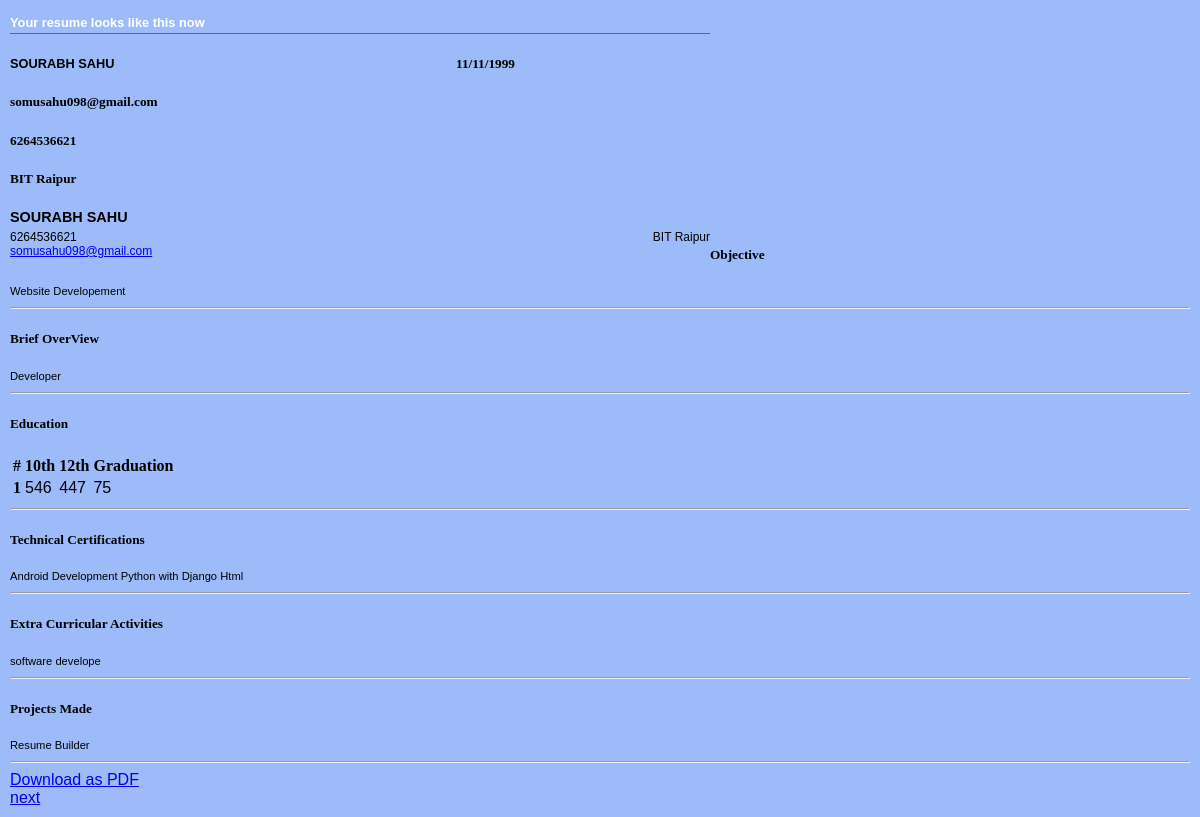
Screenshot of /resumo/template/1 with the database file from the repository.
### main_app/models.py (models this page shows, shortened)
class Student(models.Model):
    username = models.ForeignKey(User, on_delete=models.CASCADE)
    name = models.CharField(verbose_name="Full Name", max_length=200)
    dob = models.CharField(verbose_name="Date Of Birth", max_length=200)
    email_id = models.EmailField(verbose_name="Email ID", max_length=200)
    mobile_no = models.CharField(validators=[RegexValidator("^0?[5-9]{1}\d{9}$")],max_length=20, null = True)
    address = models.TextField(verbose_name="Address")
    objective = models.TextField(verbose_name="Objective")
    brief_overview = models.TextField(verbose_name="Brief Overview")
    tenth_marks = models.PositiveIntegerField(verbose_name="10 Marks")
    twe_marks = models.PositiveIntegerField(verbose_name="12 Marks")
    gradu_agg = models.PositiveIntegerField(verbose_name="Graduation Aggregate Marks")
    tech_certi = models.TextField(verbose_name="Technical Certifications")
    extra_curri = models.TextField("Extra Curricular Activities")
    project = models.TextField("Projects Made")

### main_app/views.py (the view)
# urls.py: path('template/<int:pk>', views.TemplateDetailView.as_view()),
class TemplateDetailView(DetailView):
    model = Student

### main_app/templates/main_app/student_detail.html (shortened to what this page needs)
{% load static %}
{% block content %}
<html>
    <head>
        <link rel="stylesheet" type="text/css" href="{{ MEDIA_URL }}css/resume.css" />
    </head>
    <body>
    <div class="container">
        <div class="row my-5 d-flex justify-content-center" id="hidediv">
            <h2 style="color: white">Your resume looks like this now</h2>
        </div>
        <div>
            <div class="col-12">
                <div class="row div_des">
                    <div class="col-sm-6">
                        <h3>{{ object.name }}</h3>
                        <h5>{{ object.dob }}</h5>
                        <h5>{{ object.email_id }}</h5>
                        <h5>{{ object.mobile_no }}</h5>
                        <h5>{{ object.address }}</h5>
        <h1>{{ object.name }}</h1>
        <p id="bio_left">
            {{ object.mobile_no }}<br />
            <a href="mailto:{{ person.email }}">{{ object.email_id }}</a>
        </p>
        <p id="bio_right">
            {{ object.address }}
        </p>
        <div class="row">
                    <div class="col-sm-12">
                        <h5 class="my-2">
                            Objective
                        </h5>
                        <p class="text-justify">{{ object.objective }}</p>
                    </div>
                </div>
                <hr>
                <div class="row">
                    <div class="col-sm-12">
                        <h5 class="my-2">
                            Brief OverView
                        </h5>
                        <p class="text-justify">{{ object.brief_overview }}</p>
                    </div>
                </div>
                <hr>
                <div class="row">
                    <div class="col-sm-12">
                        <h5 class="my-2">
                            Education
                        </h5>
                        <div class="w-100">
                            <table class="table table-striped">
                          <thead>
                            <tr>
                              <th scope="col">#</th>
                              <th scope="col">10th</th>
                              <th scope="col">12th</th>
                              <th scope="col">Graduation</th>
                            </tr>
                          </thead>
                          <tbody>
                            <tr>
                              <th scope="row">1</th>
                              <td>{{ object.tenth_marks }}</td>
                              <td>{{ object.twe_marks }}</td>
                              <td>{{ object.gradu_agg }}</td>
                            </tr>
                          </tbody>
                        </table>
                        </div>
                    </div>
                </div>
                <hr>
                <div class="row">
                    <div class="col-sm-12">
                        <h5 class="my-2">
                            Technical Certifications
                        </h5>
                        <p class="text-justify">{{ object.tech_certi }}</p>
                    </div>
                </div>
                <hr>
                <div class="row">
                    <div class="col-sm-12">
                        <h5 class="my-2">
                            Extra Curricular Activities
                        </h5>
                        <p class="text-justify">{{ object.extra_curri }}</p>
                    </div>
                </div>
                <hr>
                <div class="row">
                    <div class="col-sm-12">
                        <h5 class="my-2">
                            Projects Made
                        </h5>
                        <p class="text-justify">{{ object.project }}</p>
                    </div>
                </div>
                <hr>
            </div>
        </div>
        <div class="row d-flex justify-content-center my-5">
            <a href={% url 'pdf' %} class="btn btn-block btn-outline-success font-weight-bold">Download as PDF</a>
        </div>
        <div class="row d-flex justify-content-center my-5">
            <a href='/resumo/template/'>next</a>
        </div>
    </div>
    </body>
</html>
{% endblock %}

### main_app/static/resume.css (style rules this page uses)
body { margin: 10px; background-color: #9dbbf9; }
p, td, span, li, a { font-family: verdana, arial, helvetica, sans-serif; }
h1 { font: 90% verdana, arial, helvetica, sans-serif; font-weight: bold; margin: 0 0 5px 0; }
h2 { border-bottom: 1px solid #666666; clear: both; font: 80% verdana, arial, helvetica, sans-serif; font-weight: bold; margin: 15px 0 10px 0; padding: 0 0 3px 0; width: 700px; }
h3 { float: left; font: 80% verdana, arial, helvetica, sans-serif; font-weight: bold; margin: 0 0 5px 0; padding: 0; width: 446px; }
p { font-size: 70%; margin: 0 0 10px 0; padding: 0; width: 575px; }
#bio_left { font-size: 75%; float: left; width: 350px; }
#bio_right { font-size: 75%; float: left; text-align: right; width: 350px; }

### rows the page displays
Student: name "SOURABH SAHU", dob "11/11/1999", email_id "somusahu098@gmail.com", mobile_no "6264536621", address "BIT Raipur", objective "Website Developement", brief_overview "Developer", tenth_marks "546", twe_marks "447", gradu_agg "75", tech_certi "Android Development Python with Django Html", extra_curri "software develope", project "Resume Builder"
